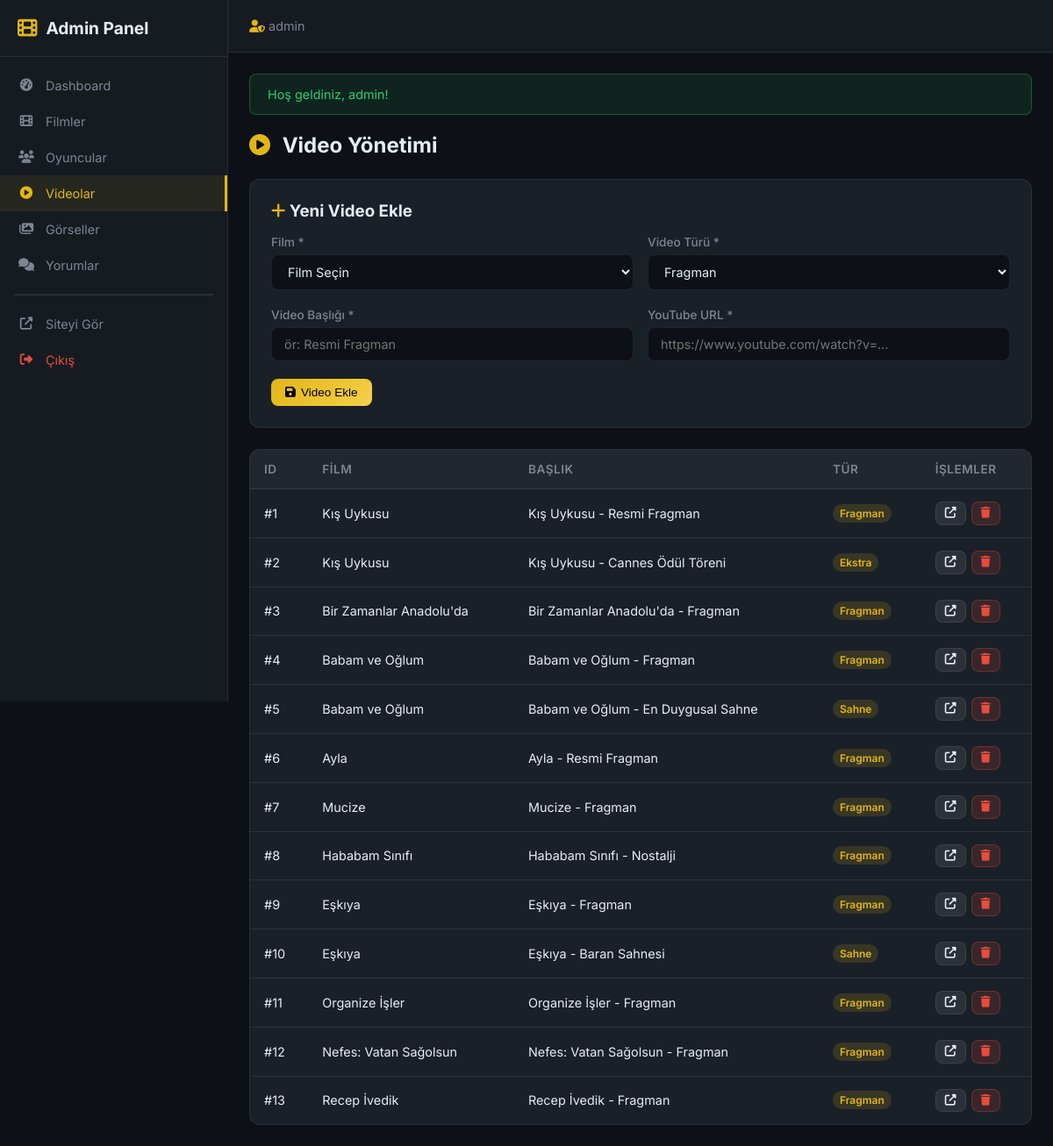
The app's page /admin/videos.php (signed in), older data.
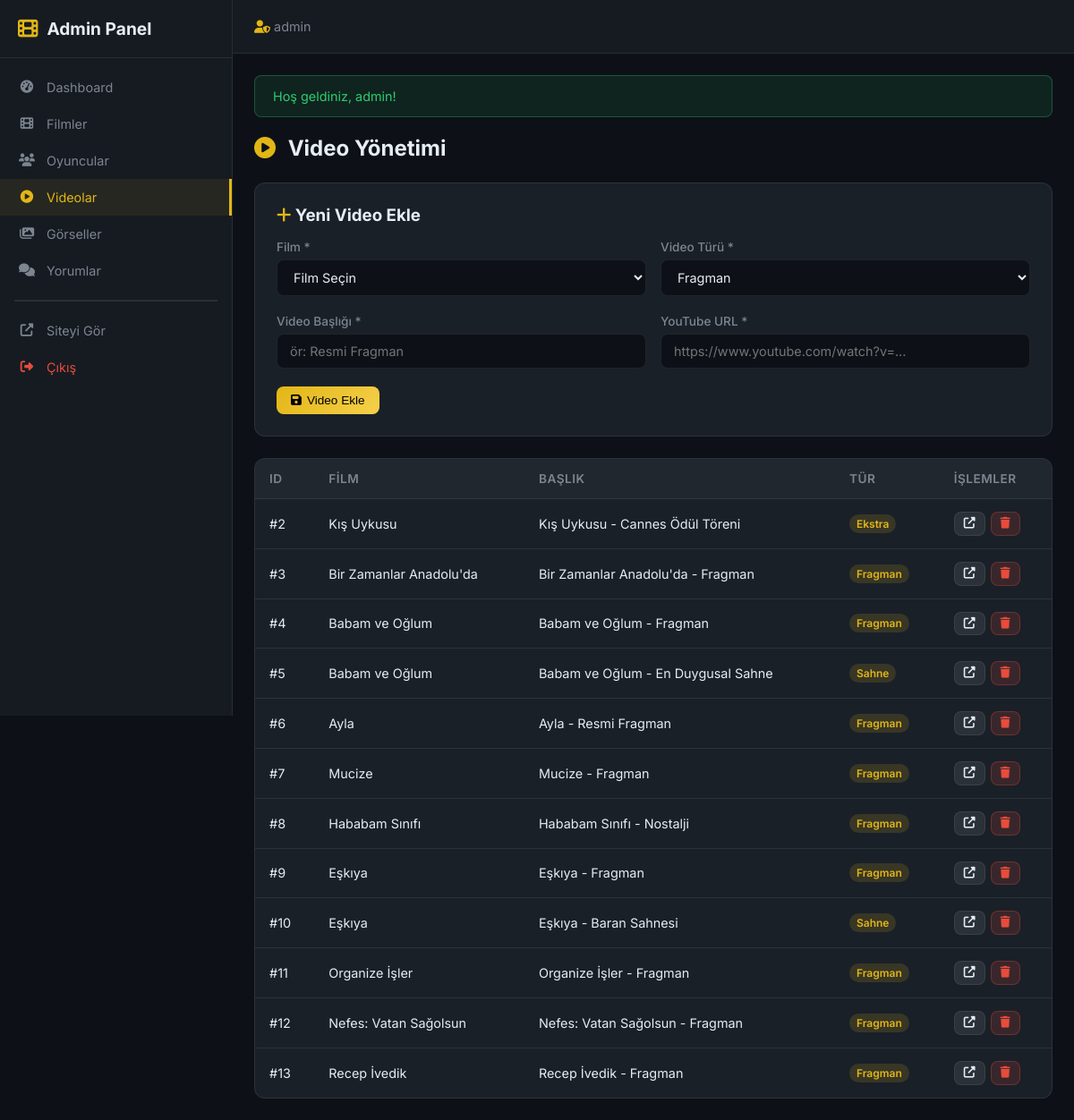
The same page, newer data.
### tables this page shows
CREATE TABLE `movie_videos` (
  `id` INTEGER PRIMARY KEY AUTOINCREMENT,
  `movie_id` INT NOT NULL,
  `title` VARCHAR(255) NOT NULL,
  `youtube_url` VARCHAR(500) NOT NULL,
  `video_type` TEXT NOT NULL DEFAULT 'trailer',
  `created_at` DATETIME NOT NULL DEFAULT CURRENT_TIMESTAMP,
  FOREIGN KEY (`movie_id`) REFERENCES `movies`(`id`) ON DELETE CASCADE
);

CREATE TABLE `movies` (
  `id` INTEGER PRIMARY KEY AUTOINCREMENT,
  `title` VARCHAR(255) NOT NULL,
  "year" INTEGER NOT NULL,
  `description` TEXT NOT NULL,
  `poster_url` VARCHAR(500) DEFAULT NULL,
  `cover_url` VARCHAR(500) DEFAULT NULL,
  `director` VARCHAR(100) DEFAULT NULL,
  `genre` VARCHAR(100) DEFAULT NULL,
  `duration` INT DEFAULT NULL ,
  `created_at` DATETIME NOT NULL DEFAULT CURRENT_TIMESTAMP,
  `updated_at` DATETIME DEFAULT NULL 
);

### admin/videos.php (the view, shortened to what this page needs)
<?php
require_once __DIR__ . '/includes/admin_header.php';
$stmt = $pdo->query("
    SELECT v.*, m.title as movie_title
    FROM movie_videos v
    INNER JOIN movies m ON v.movie_id = m.id
    ORDER BY v.created_at DESC
");
$videos = $stmt->fetchAll();
$type_labels = ['trailer' => 'Fragman', 'sahne' => 'Sahne', 'roportaj' => 'Röportaj', 'ekstra' => 'Ekstra'];
?>
<div class="admin-page-header">
    <h1><i class="fas fa-play-circle"></i> Video Yönetimi</h1>
</div>
<div class="admin-form-card" style="margin-bottom: 24px;">
    <h3 style="margin-bottom: 16px;"><i class="fas fa-plus" style="color: var(--admin-accent);"></i> Yeni Video Ekle</h3>
    <form method="POST">
        <div class="admin-form-row">
            <div class="admin-form-group">
                <label>Film *</label>
                <select name="movie_id" required>
                    <option value="">Film Seçin</option>
                </select>
            </div>
            <div class="admin-form-group">
                <label>Video Türü *</label>
                <select name="video_type" required>
                    <option value="trailer">Fragman</option>
                </select>
            </div>
        </div>
        <div class="admin-form-row">
            <div class="admin-form-group">
                <label>Video Başlığı *</label>
                <input type="text" name="title" placeholder="ör: Resmi Fragman" required>
            </div>
            <div class="admin-form-group">
                <label>YouTube URL *</label>
                <input type="url" name="youtube_url" placeholder="https://www.youtube.com/watch?v=..." required>
            </div>
        </div>
        <button type="submit" class="admin-btn admin-btn-primary"><i class="fas fa-save"></i> Video Ekle</button>
    </form>
</div>
<div class="admin-table-wrapper">
    <table class="admin-table">
        <thead>
            <tr><th>ID</th><th>Film</th><th>Başlık</th><th>Tür</th><th>İşlemler</th></tr>
        </thead>
        <tbody>
            <?php foreach ($videos as $v): ?>
                <tr>
                    <td>#<?= $v['id'] ?></td>
                    <td><?= e($v['movie_title']) ?></td>
                    <td><?= e($v['title']) ?></td>
                    <td><span class="badge badge-gold"><?= $type_labels[$v['video_type']] ?? $v['video_type'] ?></span></td>
                    <td>
                        <div class="admin-actions">
                            <a href="<?= e(youtube_url_to_embed($v['youtube_url']) ?: '#') ?>" target="_blank" class="admin-btn admin-btn-secondary admin-btn-sm">
                                <i class="fas fa-external-link-alt"></i>
                            </a>
                            <a href="<?= SITE_URL ?>/admin/videos.php?delete=<?= $v['id'] ?>&token=<?= $_SESSION['csrf_token'] ?>"
                               class="admin-btn admin-btn-danger admin-btn-sm delete-confirm">
                                <i class="fas fa-trash"></i>
                            </a>
                        </div>
                    </td>
                </tr>
            <?php endforeach; ?>
        </tbody>
    </table>
</div>
<?php require_once __DIR__ . '/includes/admin_footer.php'; ?>

### admin/includes/admin_header.php (shortened to what this page needs)
<?php
require_once INCLUDES_PATH . '/functions.php';
$current_file = basename($_SERVER['SCRIPT_FILENAME']);
?>
<!DOCTYPE html>
<html lang="tr">
<head>
    <link rel="stylesheet" href="https://cdnjs.cloudflare.com/ajax/libs/font-awesome/6.5.1/css/all.min.css">
    <link rel="stylesheet" href="<?= SITE_URL ?>/assets/css/admin.css">
</head>
<body class="admin-body">
<aside class="admin-sidebar" id="adminSidebar">
    <div class="admin-sidebar-header">
        <a href="<?= SITE_URL ?>/admin/index.php" class="admin-logo">
            <i class="fas fa-film"></i>
            <span>Admin Panel</span>
        </a>
    </div>
    <nav class="admin-nav">
        <a href="<?= SITE_URL ?>/admin/index.php" class="admin-nav-link <?= $current_file === 'index.php' ? 'active' : '' ?>">
            <i class="fas fa-tachometer-alt"></i> Dashboard
        </a>
        <a href="<?= SITE_URL ?>/admin/movies.php" class="admin-nav-link <?= ($current_file === 'movies.php' || $current_file === 'movie_form.php') ? 'active' : '' ?>">
            <i class="fas fa-film"></i> Filmler
        </a>
        <a href="<?= SITE_URL ?>/admin/actors.php" class="admin-nav-link <?= ($current_file === 'actors.php' || $current_file === 'actor_form.php') ? 'active' : '' ?>">
            <i class="fas fa-users"></i> Oyuncular
        </a>
        <a href="<?= SITE_URL ?>/admin/videos.php" class="admin-nav-link <?= $current_file === 'videos.php' ? 'active' : '' ?>">
            <i class="fas fa-play-circle"></i> Videolar
        </a>
        <a href="<?= SITE_URL ?>/admin/images.php" class="admin-nav-link <?= $current_file === 'images.php' ? 'active' : '' ?>">
            <i class="fas fa-images"></i> Görseller
        </a>
        <a href="<?= SITE_URL ?>/admin/comments.php" class="admin-nav-link <?= $current_file === 'comments.php' ? 'active' : '' ?>">
            <i class="fas fa-comments"></i> Yorumlar
        </a>
        <hr style="border-color: rgba(255,255,255,0.1); margin: 12px 16px;">
        <a href="<?= SITE_URL ?>/index.php" class="admin-nav-link">
            <i class="fas fa-external-link-alt"></i> Siteyi Gör
        </a>
        <a href="<?= SITE_URL ?>/logout.php" class="admin-nav-link" style="color: #e74c3c;">
            <i class="fas fa-sign-out-alt"></i> Çıkış
        </a>
    </nav>
</aside>
<div class="admin-main">
    <header class="admin-topbar">
        <div class="admin-topbar-right">
            <span class="admin-user"><i class="fas fa-user-shield"></i> <?= e($_SESSION['username'] ?? 'Admin') ?></span>
        </div>
    </header>
    <div class="admin-content">
        <?= show_flash_messages() ?>

### includes/functions.php (shortened to what this page needs)
<?php
function youtube_url_to_embed(string $url): string|false
{
    $url = trim($url);
    $video_id = '';
    if (preg_match('/youtube\.com\/watch\?v=([a-zA-Z0-9_-]{11})/', $url, $matches)) {
        $video_id = $matches[1];
    }
    elseif (preg_match('/youtu\.be\/([a-zA-Z0-9_-]{11})/', $url, $matches)) {
        $video_id = $matches[1];
    }
    elseif (preg_match('/youtube\.com\/embed\/([a-zA-Z0-9_-]{11})/', $url, $matches)) {
        $video_id = $matches[1];
    }
    elseif (preg_match('/youtube\.com\/v\/([a-zA-Z0-9_-]{11})/', $url, $matches)) {
        $video_id = $matches[1];
    }
    return "https://www.youtube.com/embed/{$video_id}";
}
function e(string $string): string
{
    return htmlspecialchars($string, ENT_QUOTES, 'UTF-8');
}
function show_flash_messages(): string
{
    $html = '';
    if (isset($_SESSION['flash_success'])) {
        $html .= '<div class="alert alert-success">' . e($_SESSION['flash_success']) . '</div>';
    }
    return $html;
}

### admin/includes/admin_footer.php (shortened to what this page needs)
    </div>
</div>
</body>
</html>

Row changes from the older to the newer data that the page shows:
removed movie_videos: id "1", movie.title "Kış Uykusu", title "Kış Uykusu - Resmi Fragman", video_type "Fragman"
